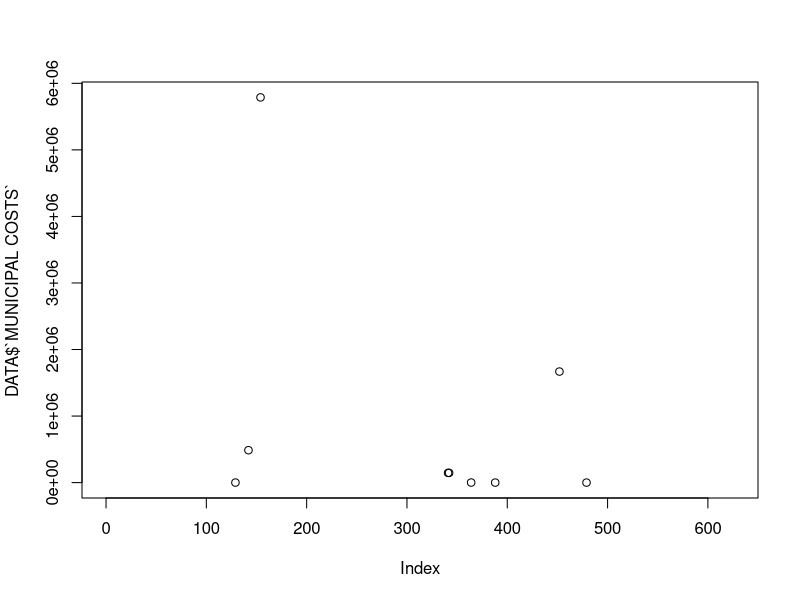
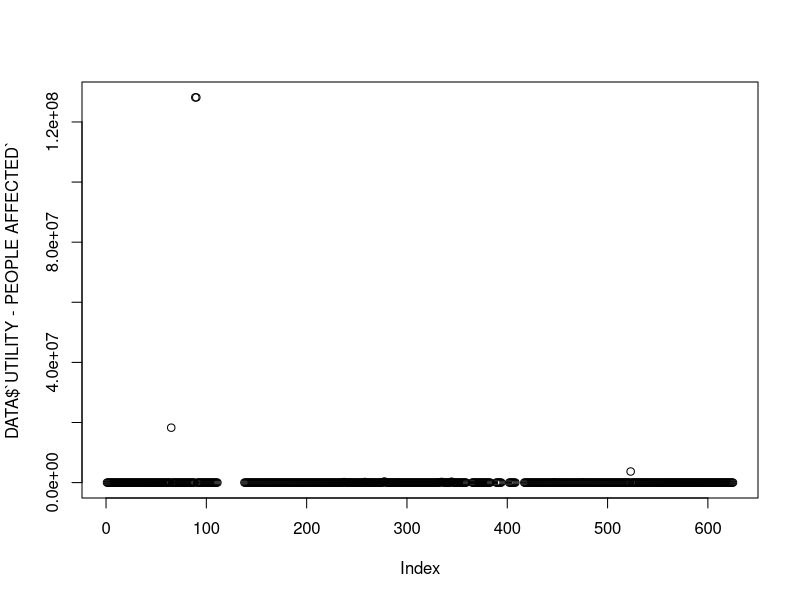
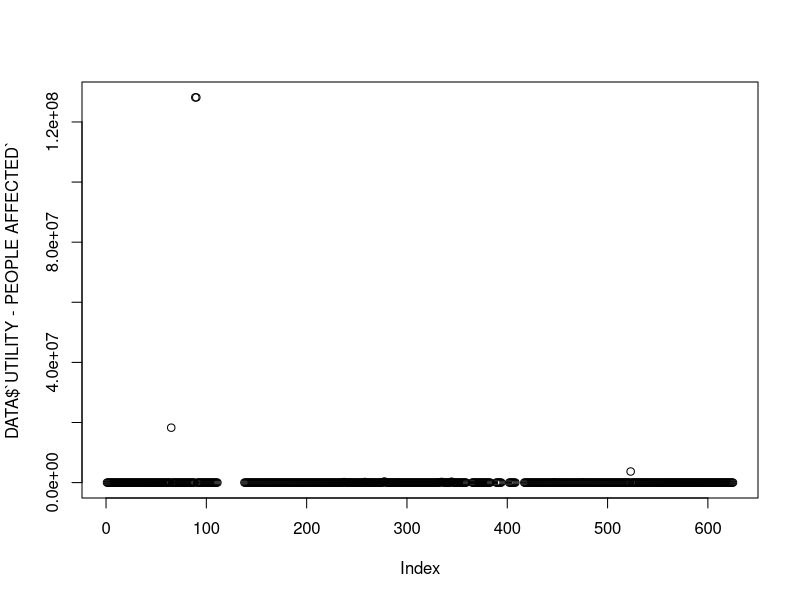
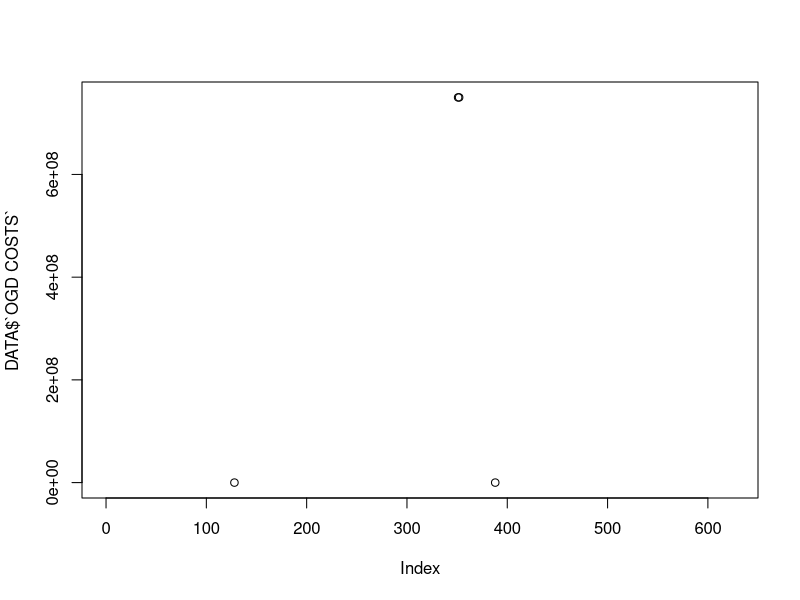
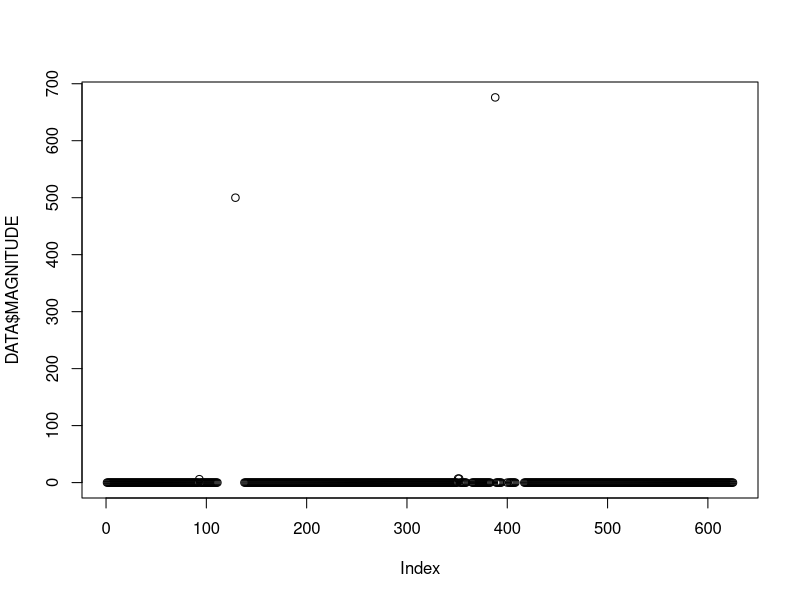

These figures' R source, in order:
NAMES <- read.table("Disaster_clean_final.csv", nrow = 1, stringsAsFactors = FALSE, sep = ",")
DATA <- read.table("Disaster_clean_final.csv", skip = 1, fill=TRUE, stringsAsFactors = FALSE, sep = ",")
DATA <- DATA[, 1:27]
names(DATA) <- NAMES 
plot(DATA$`MUNICIPAL COSTS`)
plot(DATA$`UTILITY - PEOPLE AFFECTED`)
plot(DATA$`UTILITY - PEOPLE AFFECTED`)
plot(DATA$`OGD COSTS`)
plot(DATA$MAGNITUDE)


